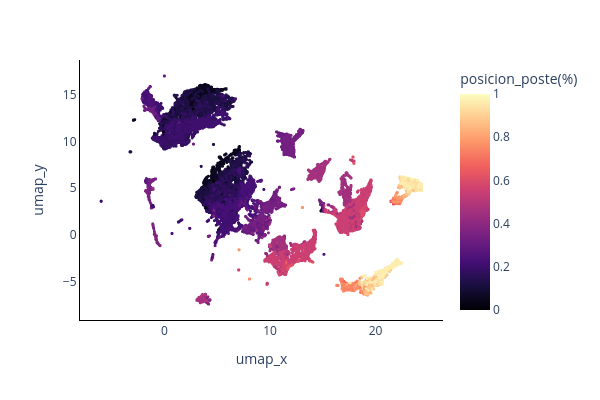

The notebook cell saved with this chart:
### Code cell
scatterPlot2D(data  = SupervisedEmbedding.embedding, 
              x     = f'umap_x', 
              y     = f'umap_y', 
              color = preData.efficiency_cr1[0])

### Figure 1 — Plotly figure (JSON) as saved in the notebook; plotly's stock layout.template omitted (floating-point values rounded to 4 significant figures; data arrays with more than 128 entries replaced by an {"elided": "..."} marker saying what was removed)
{"data": [{"hovertemplate": "umap_x=%{x}<br>umap_y=%{y}<br>posicion_poste(%)=%{marker.color}<extra></extra>", "legendgroup": "", "marker": {"color": {"elided": "29007 float values"}, "coloraxis": "coloraxis", "size": 3, "symbol": "circle"}, "mode": "markers", "name": "", "showlegend": false, "type": "scattergl", "x": {"elided": "29007 float values"}, "xaxis": "x", "y": {"elided": "29007 float values"}, "yaxis": "y"}], "layout": {"coloraxis": {"colorbar": {"title": {"text": "posicion_poste(%)"}}, "colorscale": [[0, "#000004"], [0.1111, "#180f3d"], [0.2222, "#440f76"], [0.3333, "#721f81"], [0.4444, "#9e2f7f"], [0.5556, "#cd4071"], [0.6667, "#f1605d"], [0.7778, "#fd9668"], [0.8889, "#feca8d"], [1, "#fcfdbf"]]}, "height": 400, "legend": {"tracegroupgap": 0}, "margin": {"t": 60}, "paper_bgcolor": "rgba(255, 255, 255, 1)", "plot_bgcolor": "rgba(255, 255, 255, 1)", "width": 600, "xaxis": {"anchor": "y", "domain": [0, 1], "linecolor": "black", "showgrid": false, "showline": true, "title": {"text": "umap_x"}, "zeroline": false}, "yaxis": {"anchor": "x", "domain": [0, 1], "linecolor": "black", "showgrid": false, "showline": true, "title": {"text": "umap_y"}, "zeroline": false}}}
